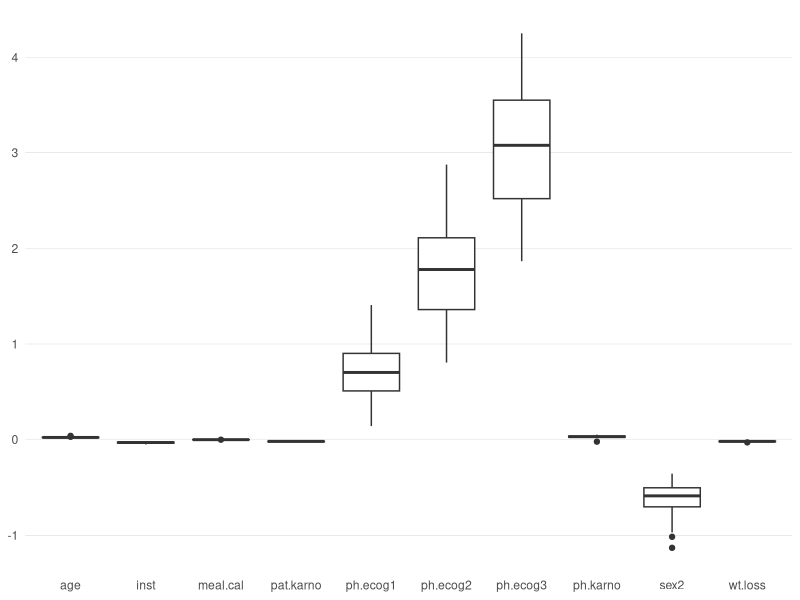
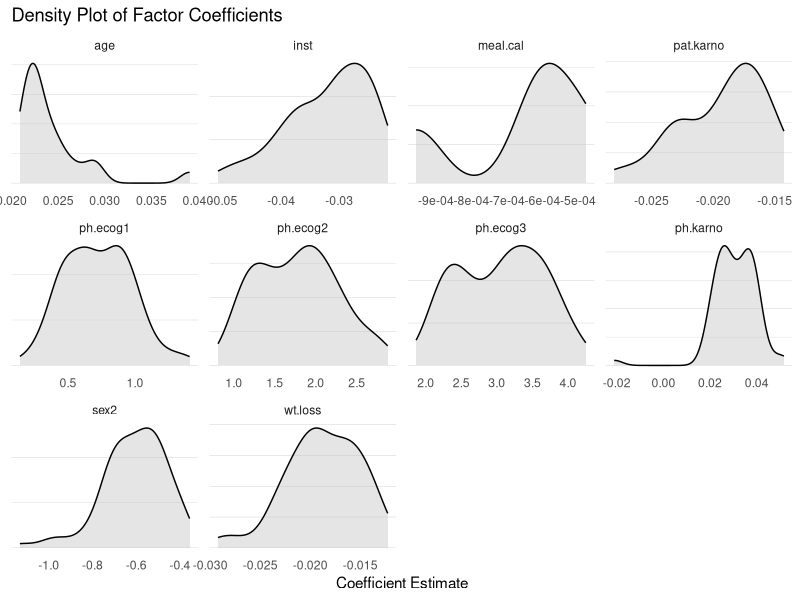
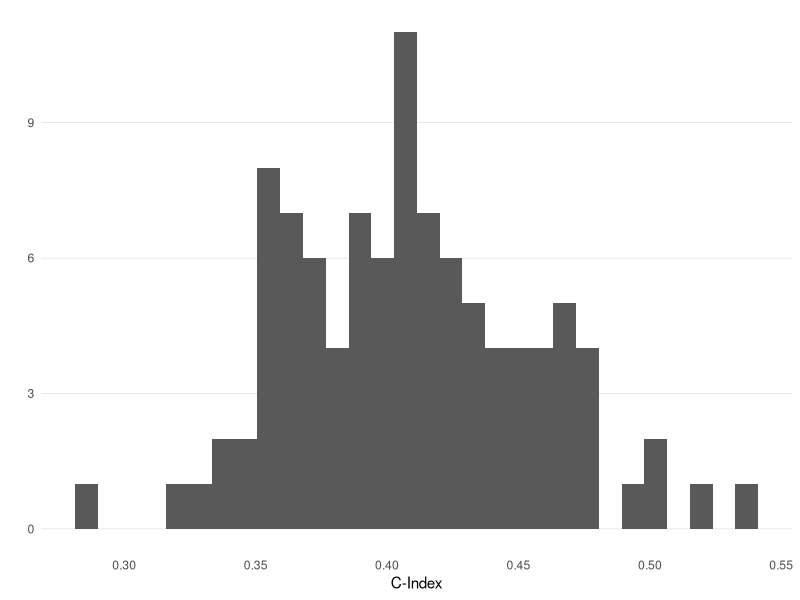

These charts were generated, in order, by the following R code:
## ---- chunk 1
#| echo: false

n_sim <- 100
## ---- chunk 2
library(survival)
library(broom) # for 'tidy'
library(data.table)
options(datatable.print.nrows = 20) # set max # rows before truncating (default = 100)
library(ggplot2)
lung <- as.data.table(lung)
lung
## ---- chunk 3
#recode 'status' as 1 if event and 0 if censored
lung_recode <- copy(lung)[, status := as.integer(status == 2)]

# remove NA's (st 'ampute' works)
lung_complete <- na.omit(lung_recode)

lung_complete[, `:=`(sex = as.factor(sex), ph.ecog = as.factor(ph.ecog))]

lung_complete
## ---- chunk 4
#| lst-cap: "Generating training set indices for data-splitting simulations"
#| lst-label: lst-training-set-indices

set.seed(1000)

n_x <- nrow(lung_complete)
n1 <- 0.7 # size of training set

training_idx <- rbindlist(
                  lapply(seq_len(n_sim), function(i) {
                                idx <- sample(1:n_x, floor(n1 * n_x))
                                data.frame(.id = i, as.list(idx))
                                }
                        ),
                          use.names = FALSE
                  )

# change column names except '.id'
old_names <- names(training_idx)
new_names <- c(".id", paste0("idx_", seq_len(ncol(training_idx) - 1))) 
setnames(training_idx, old = old_names, new = new_names)

training_idx[1:5, 1:12]
## ---- chunk 5
#| lst-cap: "Fitting Cox PH models on the training samples, and obtaining the C-index on the respective test samples"
#| lst-label: lst-model-building-validation

# split data into training and test sets
# and obtain cox coefs
models <- training_idx[, {
        tmp_train <- lung_complete[unlist(.SD)]
        tmp_test <- lung_complete[-unlist(.SD)]
        # fit the full model to the training data
        cox_full_tmp <- coxph(Surv(time, status) ~ .,
                              data = tmp_train)
        # use stepwise selection on training data
        cox_step_tmp <- step(cox_full_tmp,
                             direction = "both",
                             trace = 0)
        # get linear predictor on test data
        lp_tmp <- predict(cox_step_tmp, 
                          newdata = tmp_test, type = "lp")
        # obtain c-statistic using linear predictor
        c_stat <- concordance(Surv(tmp_test$time, tmp_test$status) ~ lp_tmp)
        data.table(as.data.table(tidy(cox_step_tmp)),
                         c = c_stat$concordance)
        }, by = .id] 

models 
## ---- chunk 6
#| lst-label: lst-factor-proportion
#| lst-cap: Obtaining the proportion that each factor is chosen to be in the models.

which_variables <- models[, unique(term)]

proportion_variables <- rbindlist(
      lapply(1:length(which_variables), 
             function(i) {
              prop_tmp <- nrow(models[term == which_variables[i]]) / n_sim
              data.table(which_variables[i], prop_tmp)
                    }
             )
      )

# categorical factors in each model are present in the `models` dataset multiple times
# e.g. 'ph.ecog1', 'ph.ecog2', etc.
# create a "expl_factor" group by removing trailing digits
proportion_variables[
  , expl_factor := sub("[0-9]+$", "", V1)
]

# collapse by the explanatory factor
grouped_proportions <- proportion_variables[
  , .(prop = unique(prop_tmp)),
  by = expl_factor
]

grouped_proportions[order(prop, decreasing = TRUE)]
## ---- chunk 7
#| lst-cap: Creating string of all the factors in each of the models.
#| lst-label: lst-model-terms

model_variables <- models[, .(
  terms_string = paste(
    unique(sub("[0-9]+$", "", term)),
    collapse = ", "
  )
), by = .id]

model_variables
## ---- chunk 8
#| lst-cap: Grouping models together to show the number of different models obtained from using stepwise selection.
#| lst-label: lst-model-terms-groups
#| df_print: paged

proportion_model_variables <- model_variables[
      , .(prop = nrow(.SD) / nrow(model_variables))
      , by = terms_string]

#proportion_model_variables
proportion_model_variables[order(prop, decreasing = TRUE)]
## ---- chunk 9
# Remove any rows that have NA in the estimate
models_clean <- subset(models, !is.na(estimate))

models_clean[, as.list(summary(estimate)), by = term]
## ---- chunk 10
#| fig-asp: 1
#| label: fig-coef-box
#| fig-cap: Box plots showing the variability in the factor coefficient estimates.

ggplot(models_clean, aes(x=term, y=estimate)) +
  geom_boxplot() +
  theme_minimal() +
  theme(
     axis.title = element_blank(),
     # remove the grid lines
     panel.grid.major = element_blank() ,
     panel.grid.minor = element_blank() ,
     # explicitly set the horizontal lines 
     panel.grid.major.y = element_line(linewidth = .1, color = "grey" )
        )
## ---- chunk 11
#| fig-asp: 1
#| fig-width: 8
#| label: fig-coef-density
#| fig-cap: Density plots of the estimates for each factor coefficient.

ggplot(models_clean, aes(x = estimate)) +
  geom_density(fill = "grey", alpha = 0.4) +
  facet_wrap(~ term, scales = "free") +
  labs(
    title = "Density Plot of Factor Coefficients",
    x = "Coefficient Estimate",
    y = "Density"
  ) +
  theme_minimal() +
  theme(
     axis.text.y = element_blank(),
     axis.title.y=element_blank(),
     # remove the grid lines
     panel.grid.major = element_blank() ,
     panel.grid.minor = element_blank() ,
     # explicitly set the horizontal lines 
     panel.grid.major.y = element_line(linewidth = .1, color = "grey" )
  )
## ---- chunk 12
#| lst-label: lst-model-c
#| lst-cap: Code to output the C-index, in descending order.

c_stats <- models[, .(c_stats = unique(c)), by = .id]
c_stats[order(c_stats, decreasing = TRUE)]
## ---- chunk 13
#| fig-cap: Histogram of the C-index values obtained on the test sets of the models.
#| label: fig-hist-c

ggplot(c_stats, aes(x = c_stats)) +
        stat_bin(bins = 30) +
        xlab("C-Index") + ylab("") +
        theme_minimal() +
        theme(
           # remove the grid lines
           panel.grid.major = element_blank() ,
           panel.grid.minor = element_blank() ,
           # explicitly set the horizontal lines 
           panel.grid.major.y = element_line(linewidth = .1, color = "grey" )
        )
